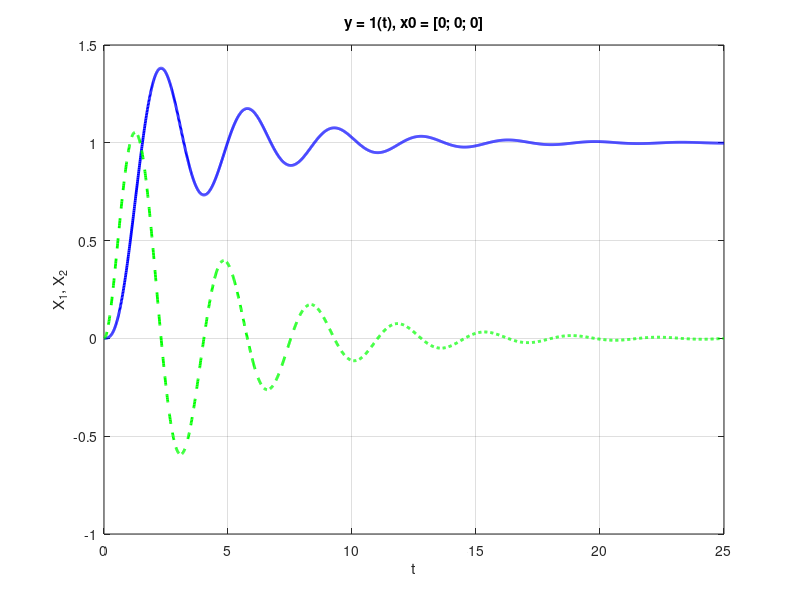

The MATLAB source for this figure:
clc;            % Очистка командного окна
clear all;      % Очистка всех переменных из рабочей области
close all;      % Закрытие всех открытых графиков

% Задание параметров системы
a0 = 5;
a1 = 4;
a2 = 2;
a3 = 1;
b0 = 5;

% Приведение системы к форме Коши
A = [0,      1,       0;
     0,      0,       1;
     -a0/a3, -a1/a3,  -a2/a3];

B = [0; 
     0; 
     b0/a3];

% Параметры моделирования
T = 25;                     % Общее время моделирования
h = 1e-2;                   % Шаг по времени
t = linspace(0, T, T/h);    % Временной вектор
x = zeros(3, length(t));    % Инициализация матрицы состояния

% Начальные условия
x(:, 1) = [0; 0; 0];    % Начальные значения для x1, x2, x3

% Моделирование с использованием метода Рунге-Кутты 4-го порядка
for k = 2:length(t)
    % Вычисление первого приближения
    F1 = A * x(:, k-1) + B;

    % Вычисление второго приближения
    F2 = A * (x(:, k-1) + 2/3 * h * F1) + B;

    % Обновление состояния
    x(:, k) = x(:, k-1) + h/4 * (F1 + 3 * F2);
end

% Построение графиков
figure;
plot(t, x(1, :), '-', 'Color', 'blue', 'LineWidth', 2);     % График x1
hold on;                                                    % Удерживаем текущую фигуру
plot(t, x(2, :), '--', 'Color', 'green', 'LineWidth', 2);   % График x2
grid on;                                                    % Включение сетки
xlabel('t');                                                % Подпись оси X
ylabel('X_1, X_2');                                         % Подпись оси Y
title('y = 1(t), x0 = [0; 0; 0]');                          % Заголовок графика
